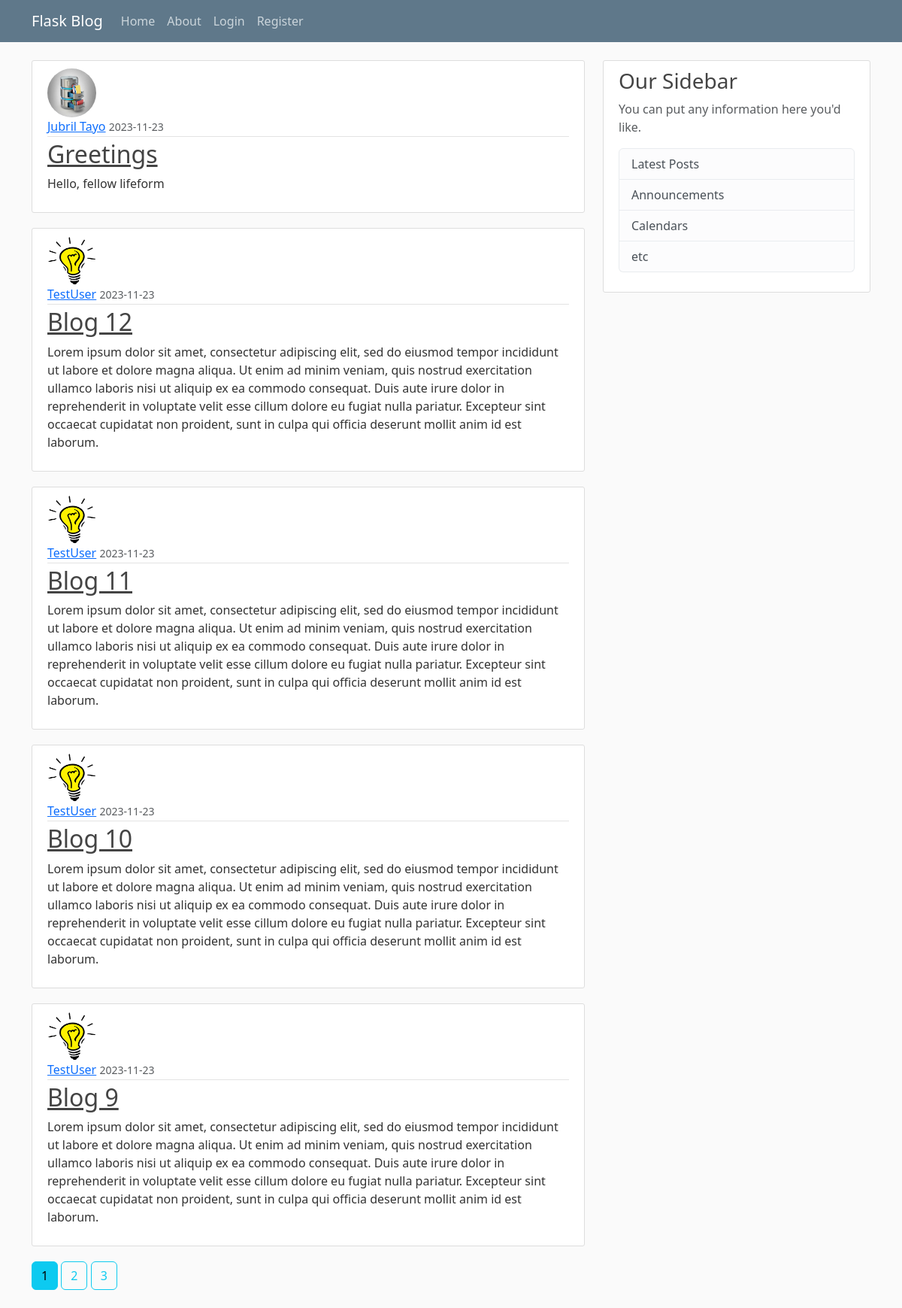
The page /home on the database its author committed.
### flaskblog/models.py (models this page shows, shortened)
class Post(db.Model):
    id = db.Column(db.Integer, primary_key=True)
    title = db.Column(db.String(100), nullable=False)
    date_posted = db.Column(db.DateTime, nullable=False, default=datetime.utcnow)
    content = db.Column(db.Text, nullable=False)
    user_id = db.Column(db.Integer, db.ForeignKey('user.id'), nullable=False)

class User(db.Model, UserMixin):
    id = db.Column(db.Integer, primary_key=True)
    username = db.Column(db.String(20), unique=True, nullable=False)
    email = db.Column(db.String(120), unique=True, nullable=False)
    image_file = db.Column(db.String(20), nullable=False, default='default.jpg')
    password = db.Column(db.String(120), nullable=False)
    posts = db.relationship('Post', backref='author', lazy=True)

### flaskblog/main/routes.py (the view)
@main.route("/")
@main.route("/home")
def home():
    page = request.args.get('page', 1, type=int)
    posts = Post.query.order_by(Post.date_posted.desc()).paginate(page=page, per_page=5)
    return render_template('home.html', posts=posts)

### flaskblog/templates/home.html
{% extends "base.html" %}
{% block content %}
    {% for post in posts.items %}
        <article class="media content-section">
            <img class="rounded-circle article-img" src="{{ url_for('static', filename='profile_pics/' + post.author.image_file) }}">
            <div class="media-body">
            <div class="article-metadata">
                <a class="mr-2" href="{{ url_for('users.user_posts', username=post.author.username) }}">{{ post.author.username }}</a>
                <small class="text-muted">{{ post.date_posted.strftime('%Y-%m-%d') }}</small>
            </div>
            <h2><a class="article-title" href="{{ url_for('posts.post', post_id=post.id) }}">{{ post.title }}</a></h2>
            <p class="article-content">{{ post.content }}</p>
            </div>
        </article>
    {% endfor %}
    {% for page_num in posts.iter_pages(left_edge=1, right_edge=1, left_current=1, right_current=2) %}
        {% if page_num %}
            {% if posts.page == page_num %}
                <a class="btn btn-info mb-4" href="{{ url_for('main.home', page=page_num) }}">{{ page_num }}</a>
            {% else %}
                <a class="btn btn-outline-info mb-4" href="{{ url_for('main.home', page=page_num) }}">{{ page_num }}</a>
            {% endif %}
        {% else %}
            ...
        {% endif %}
    {% endfor %}
{% endblock %}

### flaskblog/templates/base.html (shortened to what this page needs)
<!DOCTYPE html>
<html lang="en">
<head>
    <link href="https://cdn.jsdelivr.net/npm/bootstrap@5.3.2/dist/css/bootstrap.min.css" rel="stylesheet">
    <link rel="stylesheet" type="text/css" href="{{ url_for('static', filename='main.css') }}">
</head>
<body>
    <header class="site-header">
        <nav class="navbar navbar-expand-md navbar-dark bg-steel fixed-top">
          <div class="container">
            <a class="navbar-brand mr-4" href="/">Flask Blog</a>
            <div class="collapse navbar-collapse" id="navbarToggle">
              <div class="navbar-nav mr-auto">
                <a class="nav-item nav-link" href="{{ url_for('main.home') }}">Home</a>
                <a class="nav-item nav-link" href="{{ url_for('main.about') }}">About</a>
              </div>
              <div class="navbar-nav">
                {% if current_user.is_authenticated %}
                  <a class="nav-item nav-link" href="{{ url_for('posts.new_post') }}">New Post</a>
                  <a class="nav-item nav-link" href="{{ url_for('users.account') }}">Account</a>
                  <a class="nav-item nav-link" href="{{ url_for('users.logout') }}">Logout</a>
                {% else %}
                  <a class="nav-item nav-link" href="{{ url_for('users.login') }}">Login</a>
                  <a class="nav-item nav-link" href="{{ url_for('users.register') }}">Register</a>
                {% endif %}
              </div>
            </div>
          </div>
        </nav>
      </header>
      <main role="main" class="container">
        <div class="row">
          <div class="col-md-8">
            {% block content %}{% endblock %}
          </div>
          <div class="col-md-4">
            <div class="content-section">
              <h3>Our Sidebar</h3>
              <p class='text-muted'>You can put any information here you'd like.
                <ul class="list-group">
                  <li class="list-group-item list-group-item-light">Latest Posts</li>
                  <li class="list-group-item list-group-item-light">Announcements</li>
                  <li class="list-group-item list-group-item-light">Calendars</li>
                  <li class="list-group-item list-group-item-light">etc</li>
                </ul>
              </p>
            </div>
          </div>
        </div>
      </main>
</body>
</html>

### flaskblog/static/main.css (style rules this page uses)
body { background: #fafafa; color: #333333; margin-top: 5rem; }
h1, h2, h3, h4, h5, h6 { color: #444444; }
.bg-steel { background-color: #5f788a; }
.site-header .navbar-nav .nav-link { color: #cbd5db; }
.content-section { background: #ffffff; padding: 10px 20px; border: 1px solid #dddddd; border-radius: 3px; margin-bottom: 20px; }
.article-title { color: #444444; }
.article-content { white-space: pre-line; }
.article-img { height: 65px; width: 65px; margin-right: 16px; }
.article-metadata { padding-bottom: 1px; margin-bottom: 4px; border-bottom: 1px solid #e3e3e3 }

### rows shown on the page
Post: image_file (placeholder picture), author.username "Jubril Tayo", date_posted "2023-11-23", title "Greetings", content "Hello, fellow lifeform"
Post: image_file (picture), author.username "TestUser", date_posted "2023-11-23", title "Blog 12", content "Lorem ipsum dolor sit amet, consectetur adipiscing elit, sed do eiusmod tempor incididunt ut labore et dolore magna aliqua. Ut enim ad minim veniam, quis nostrud exercitation ullamco laboris nisi ut aliquip ex ea commodo consequat. Duis aute irure dolor in reprehenderit in voluptate velit esse cillum dolore eu fugiat nulla pariatur. Excepteur sint occaecat cupidatat non proident, sunt in culpa qui officia deserunt mollit anim id est laborum."
Post: image_file (picture), author.username "TestUser", date_posted "2023-11-23", title "Blog 11", content "Lorem ipsum dolor sit amet, consectetur adipiscing elit, sed do eiusmod tempor incididunt ut labore et dolore magna aliqua. Ut enim ad minim veniam, quis nostrud exercitation ullamco laboris nisi ut aliquip ex ea commodo consequat. Duis aute irure dolor in reprehenderit in voluptate velit esse cillum dolore eu fugiat nulla pariatur. Excepteur sint occaecat cupidatat non proident, sunt in culpa qui officia deserunt mollit anim id est laborum."
Post: image_file (picture), author.username "TestUser", date_posted "2023-11-23", title "Blog 10", content "Lorem ipsum dolor sit amet, consectetur adipiscing elit, sed do eiusmod tempor incididunt ut labore et dolore magna aliqua. Ut enim ad minim veniam, quis nostrud exercitation ullamco laboris nisi ut aliquip ex ea commodo consequat. Duis aute irure dolor in reprehenderit in voluptate velit esse cillum dolore eu fugiat nulla pariatur. Excepteur sint occaecat cupidatat non proident, sunt in culpa qui officia deserunt mollit anim id est laborum."
Post: image_file (picture), author.username "TestUser", date_posted "2023-11-23", title "Blog 9", content "Lorem ipsum dolor sit amet, consectetur adipiscing elit, sed do eiusmod tempor incididunt ut labore et dolore magna aliqua. Ut enim ad minim veniam, quis nostrud exercitation ullamco laboris nisi ut aliquip ex ea commodo consequat. Duis aute irure dolor in reprehenderit in voluptate velit esse cillum dolore eu fugiat nulla pariatur. Excepteur sint occaecat cupidatat non proident, sunt in culpa qui officia deserunt mollit anim id est laborum."

### other values the page prints
{{ page_num }} "1"
{{ page_num }} "2" "3"
